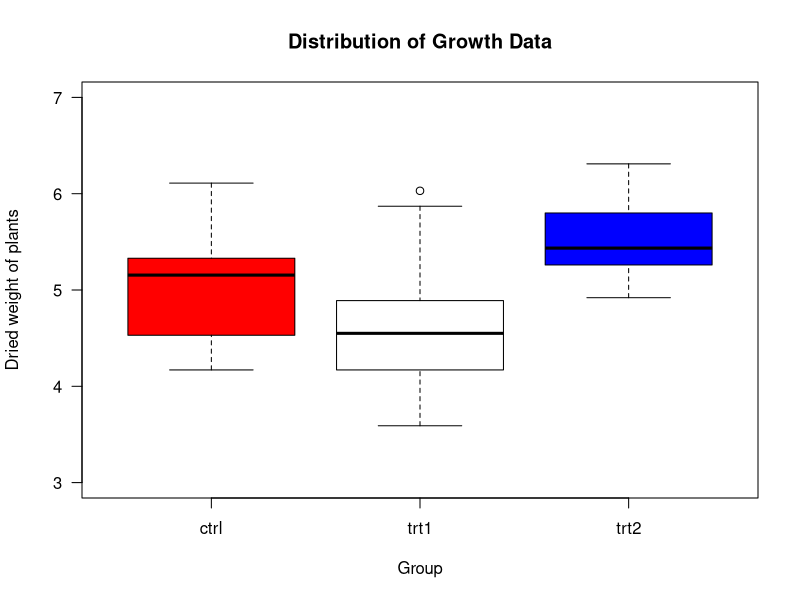

Here is the R script that generated this plot:
## ---- chunk 1
knitr::opts_chunk$set(echo = TRUE)
## ---- chunk 2
boxplot(weight ~ group,                             # compare weight by group
		data = PlantGrowth,                         # built-in data set
		main = "Distribution of Growth Data",       # set title
		las = 1,                                    # rotate y-axis values
        ylab = "Dried weight of plants",            # set y-axis title
		xlab = "Group",                             # set x-axis title
		ylim = c(3,7),                             # set scale of y-axis
		col = c("red","white","blue"))        # set bar fill colors
## ---- chunk 3
knitr::kable(anova(lm(weight ~ group, data = PlantGrowth)),digits = 3)
